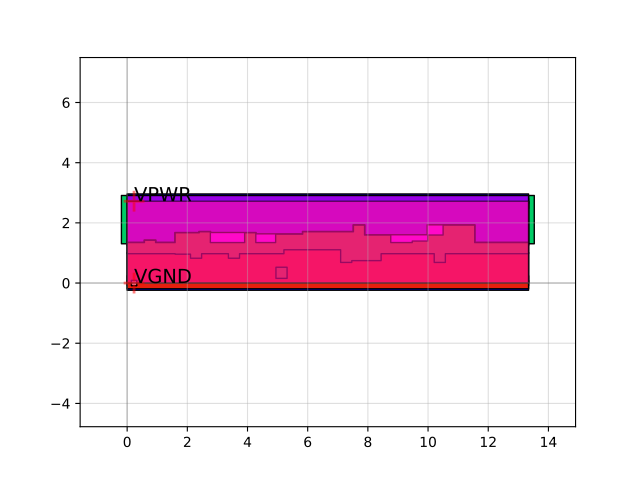

Reproduce this figure in Python.
import sky130

c = sky130.components.sky130_fd_sc_hd__sedfxtp_1()
c.plot()
